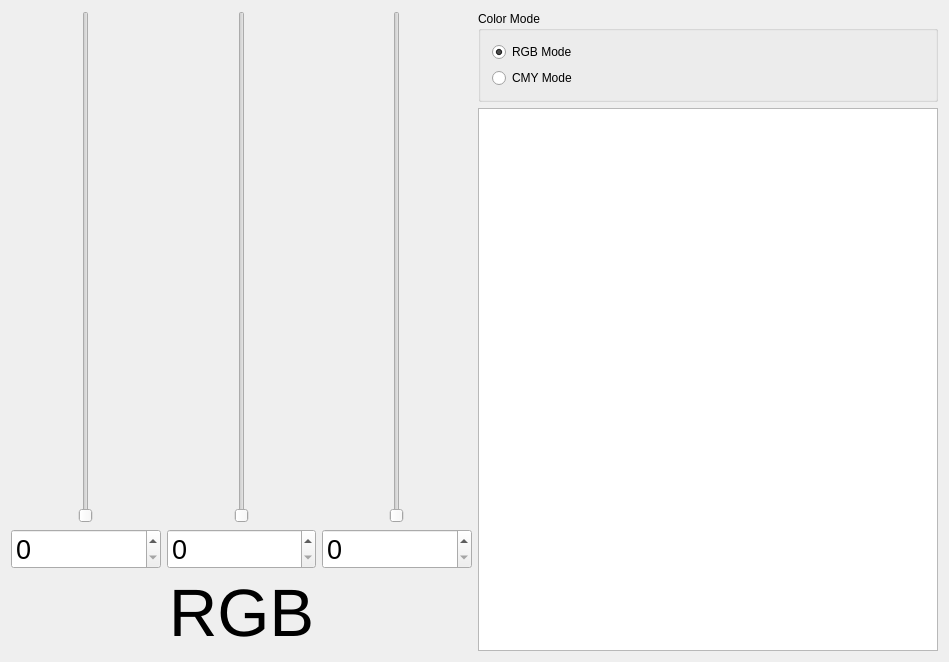
<?xml version="1.0" encoding="UTF-8"?>
<ui version="4.0">
 <class>Widget</class>
 <widget class="QWidget" name="Widget">
  <property name="geometry">
   <rect>
    <x>0</x>
    <y>0</y>
    <width>949</width>
    <height>662</height>
   </rect>
  </property>
  <property name="sizePolicy">
   <sizepolicy hsizetype="Preferred" vsizetype="Preferred">
    <horstretch>0</horstretch>
    <verstretch>0</verstretch>
   </sizepolicy>
  </property>
  <property name="windowTitle">
   <string>Widget</string>
  </property>
  <layout class="QGridLayout" name="gridLayout_2">
   <item row="0" column="0">
    <layout class="QGridLayout" name="gridLayout">
     <item row="0" column="0">
      <layout class="QVBoxLayout" name="verticalLayout_5">
       <item>
        <layout class="QHBoxLayout" name="horizontalLayout">
         <item>
          <layout class="QVBoxLayout" name="verticalLayout">
           <item>
            <widget class="QSlider" name="verticalSliderR">
             <property name="sizePolicy">
              <sizepolicy hsizetype="Expanding" vsizetype="Expanding">
               <horstretch>0</horstretch>
               <verstretch>0</verstretch>
              </sizepolicy>
             </property>
             <property name="maximum">
              <number>255</number>
             </property>
             <property name="orientation">
              <enum>Qt::Vertical</enum>
             </property>
            </widget>
           </item>
           <item>
            <widget class="QSpinBox" name="spinBoxR">
             <property name="font">
              <font>
               <pointsize>20</pointsize>
              </font>
             </property>
             <property name="maximum">
              <number>255</number>
             </property>
            </widget>
           </item>
          </layout>
         </item>
         <item>
          <layout class="QVBoxLayout" name="verticalLayout_2">
           <item>
            <widget class="QSlider" name="verticalSliderG">
             <property name="sizePolicy">
              <sizepolicy hsizetype="Expanding" vsizetype="Expanding">
               <horstretch>0</horstretch>
               <verstretch>0</verstretch>
              </sizepolicy>
             </property>
             <property name="maximum">
              <number>255</number>
             </property>
             <property name="orientation">
              <enum>Qt::Vertical</enum>
             </property>
            </widget>
           </item>
           <item>
            <widget class="QSpinBox" name="spinBoxG">
             <property name="font">
              <font>
               <pointsize>20</pointsize>
              </font>
             </property>
             <property name="maximum">
              <number>255</number>
             </property>
            </widget>
           </item>
          </layout>
         </item>
         <item>
          <layout class="QVBoxLayout" name="verticalLayout_4">
           <item>
            <widget class="QSlider" name="verticalSliderB">
             <property name="sizePolicy">
              <sizepolicy hsizetype="Expanding" vsizetype="Expanding">
               <horstretch>0</horstretch>
               <verstretch>0</verstretch>
              </sizepolicy>
             </property>
             <property name="maximum">
              <number>255</number>
             </property>
             <property name="orientation">
              <enum>Qt::Vertical</enum>
             </property>
            </widget>
           </item>
           <item>
            <widget class="QSpinBox" name="spinBoxB">
             <property name="font">
              <font>
               <pointsize>20</pointsize>
              </font>
             </property>
             <property name="maximum">
              <number>255</number>
             </property>
            </widget>
           </item>
          </layout>
         </item>
        </layout>
       </item>
       <item>
        <widget class="QLabel" name="labelRGB">
         <property name="font">
          <font>
           <pointsize>50</pointsize>
          </font>
         </property>
         <property name="autoFillBackground">
          <bool>true</bool>
         </property>
         <property name="text">
          <string>RGB</string>
         </property>
         <property name="alignment">
          <set>Qt::AlignCenter</set>
         </property>
        </widget>
       </item>
      </layout>
     </item>
     <item row="0" column="1">
      <layout class="QVBoxLayout" name="verticalLayout_7">
       <item>
        <widget class="QGroupBox" name="groupBox">
         <property name="title">
          <string>Color Mode</string>
         </property>
         <layout class="QVBoxLayout" name="verticalLayout_6">
          <item>
           <widget class="QRadioButton" name="radioButtonRGB">
            <property name="text">
             <string>RGB Mode</string>
            </property>
            <property name="checked">
             <bool>true</bool>
            </property>
           </widget>
          </item>
          <item>
           <widget class="QRadioButton" name="radioButtonCMY">
            <property name="text">
             <string>CMY Mode</string>
            </property>
           </widget>
          </item>
         </layout>
        </widget>
       </item>
       <item>
        <widget class="QListView" name="listColor"/>
       </item>
      </layout>
     </item>
    </layout>
   </item>
  </layout>
 </widget>
 <layoutdefault spacing="6" margin="11"/>
 <resources/>
 <connections>
  <connection>
   <sender>verticalSliderR</sender>
   <signal>valueChanged(int)</signal>
   <receiver>spinBoxR</receiver>
   <slot>setValue(int)</slot>
   <hints>
    <hint type="sourcelabel">
     <x>121</x>
     <y>222</y>
    </hint>
    <hint type="destinationlabel">
     <x>113</x>
     <y>453</y>
    </hint>
   </hints>
  </connection>
  <connection>
   <sender>spinBoxR</sender>
   <signal>valueChanged(int)</signal>
   <receiver>verticalSliderR</receiver>
   <slot>setValue(int)</slot>
   <hints>
    <hint type="sourcelabel">
     <x>155</x>
     <y>464</y>
    </hint>
    <hint type="destinationlabel">
     <x>173</x>
     <y>349</y>
    </hint>
   </hints>
  </connection>
  <connection>
   <sender>spinBoxG</sender>
   <signal>valueChanged(int)</signal>
   <receiver>verticalSliderG</receiver>
   <slot>setValue(int)</slot>
   <hints>
    <hint type="sourcelabel">
     <x>372</x>
     <y>442</y>
    </hint>
    <hint type="destinationlabel">
     <x>384</x>
     <y>361</y>
    </hint>
   </hints>
  </connection>
  <connection>
   <sender>verticalSliderG</sender>
   <signal>valueChanged(int)</signal>
   <receiver>spinBoxG</receiver>
   <slot>setValue(int)</slot>
   <hints>
    <hint type="sourcelabel">
     <x>336</x>
     <y>247</y>
    </hint>
    <hint type="destinationlabel">
     <x>312</x>
     <y>459</y>
    </hint>
   </hints>
  </connection>
  <connection>
   <sender>verticalSliderB</sender>
   <signal>valueChanged(int)</signal>
   <receiver>spinBoxB</receiver>
   <slot>setValue(int)</slot>
   <hints>
    <hint type="sourcelabel">
     <x>566</x>
     <y>309</y>
    </hint>
    <hint type="destinationlabel">
     <x>545</x>
     <y>461</y>
    </hint>
   </hints>
  </connection>
  <connection>
   <sender>spinBoxB</sender>
   <signal>valueChanged(int)</signal>
   <receiver>verticalSliderB</receiver>
   <slot>setValue(int)</slot>
   <hints>
    <hint type="sourcelabel">
     <x>480</x>
     <y>464</y>
    </hint>
    <hint type="destinationlabel">
     <x>491</x>
     <y>382</y>
    </hint>
   </hints>
  </connection>
 </connections>
</ui>
